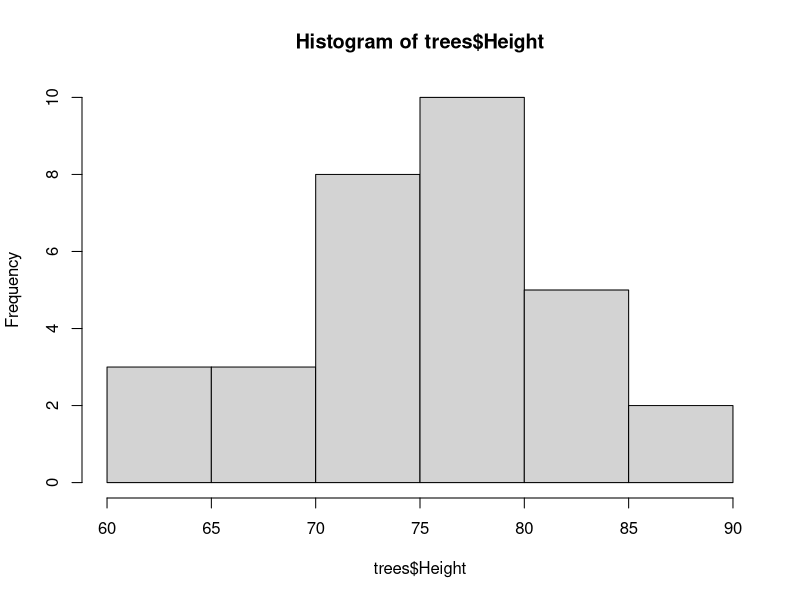
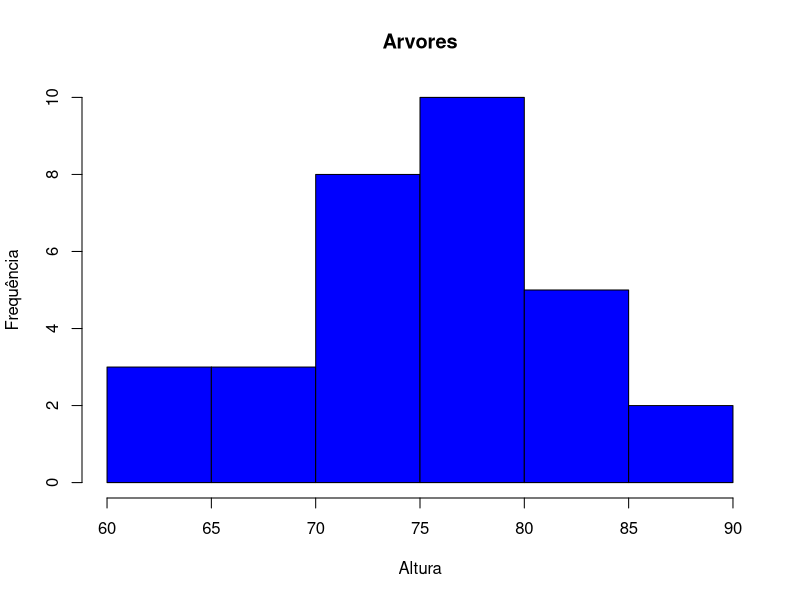
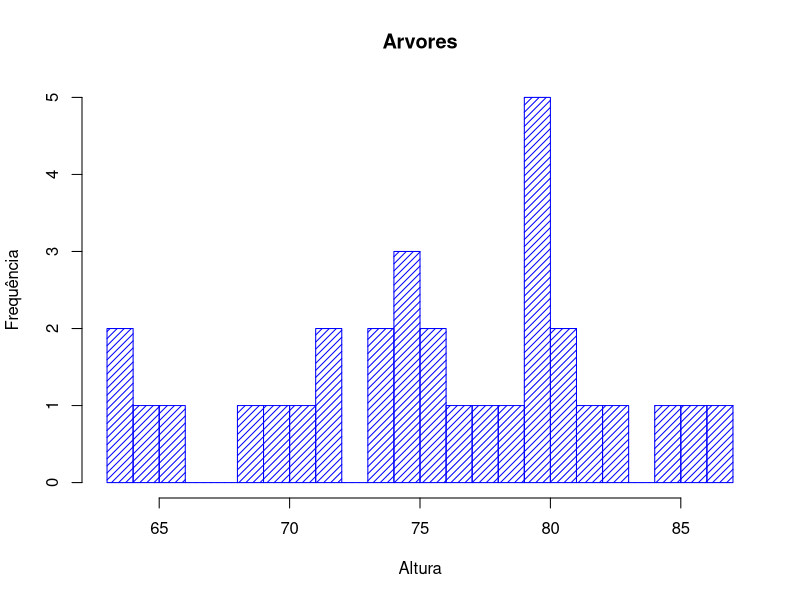
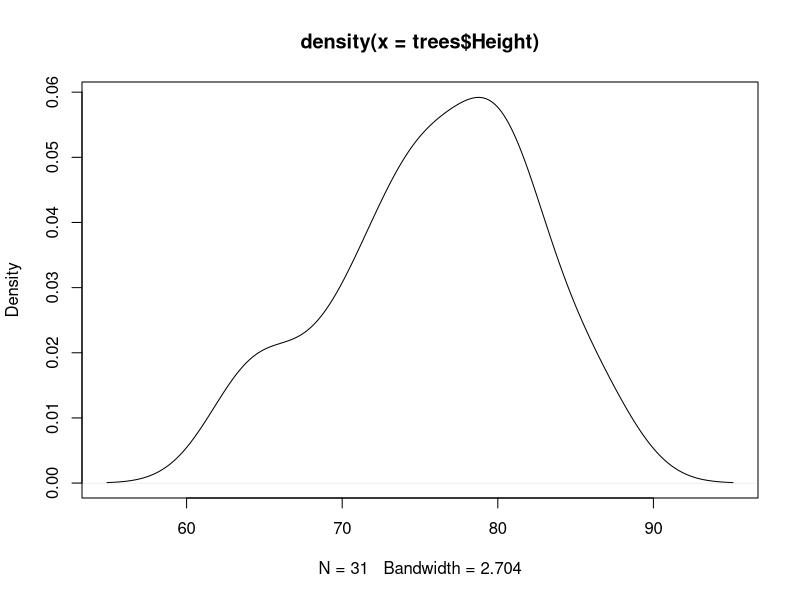
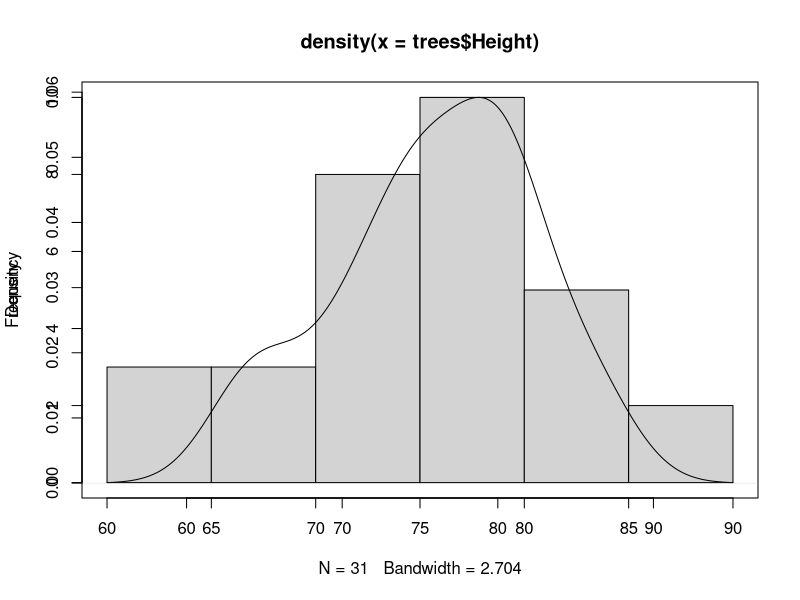
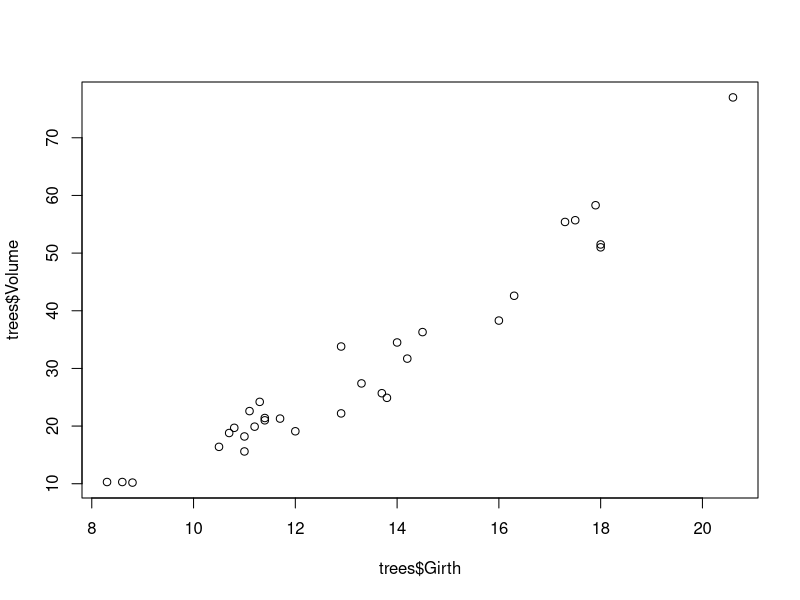
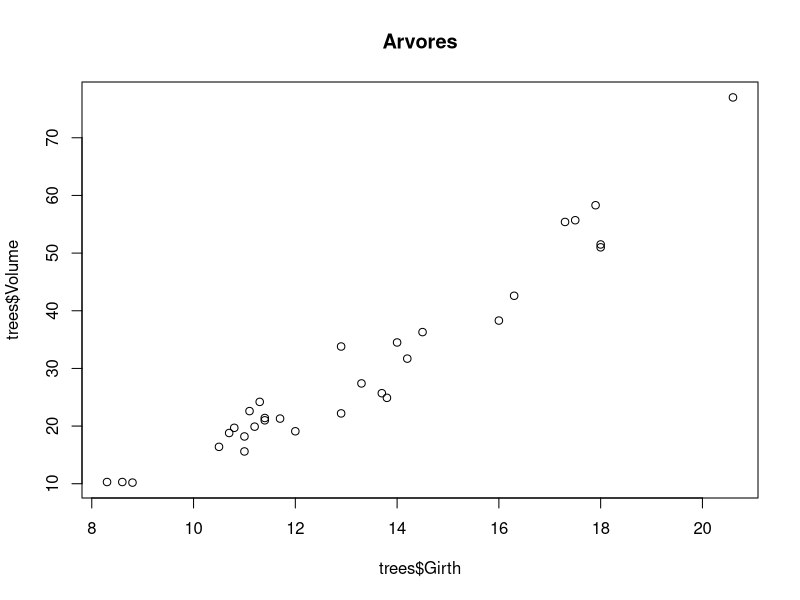
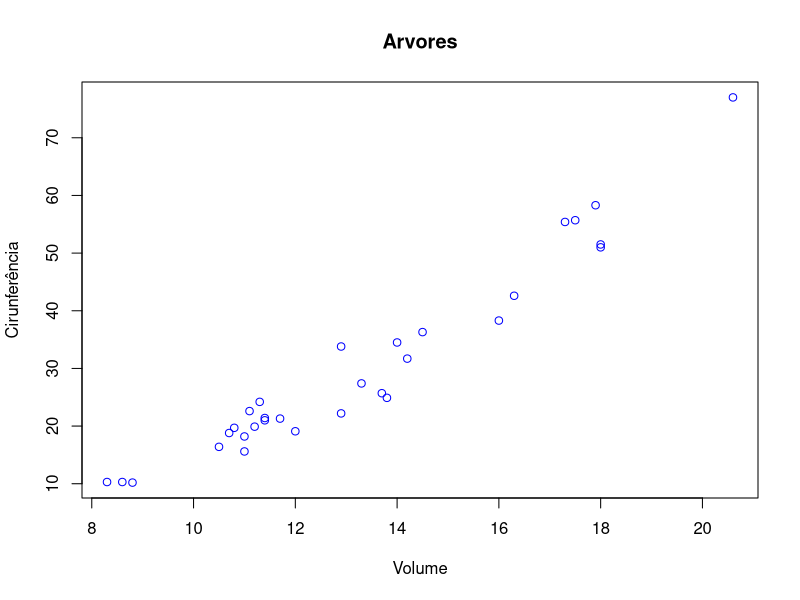

Recreate these plots in R, in order.
# Histograma
#Graficos basicos

hist(trees$Height)
hist(trees$Height, main = "Arvores",ylab = "Frequência",xlab = "Altura", col = "blue")
hist(trees$Height, main = "Arvores",ylab = "Frequência",xlab = "Altura", col = "blue",
     density = 20,breaks = 20)

# Densidade
densidade = density(trees$Height)
plot(densidade)


#Densidade sobre Histograma, parâmetro par
#Executar com ctrl+shift+enter
hist(trees$Height, main = NULL, xlab = NULL)
par(new=TRUE)
plot(densidade)

# Dispersão
plot(trees$Girth,trees$Volume)
plot(trees$Girth,trees$Volume, main = "Arvores")
plot(trees$Girth,trees$Volume,ylab = "Cirunferência",xlab = "Volume",col="blue",main = "Arvores")

#pch muda o elemento gráfico
plot(trees$Girth, trees$Volume, ylab = "cirunferência",xlab = "Volume",col="blue",main = "Arvores",pch=20)


# Muda tipo
plot(trees$Girth, trees$Volume, ylab = "cirunferência",xlab = 'Volume',col="blue",main = "Arvores",pch=20, type = "l")
